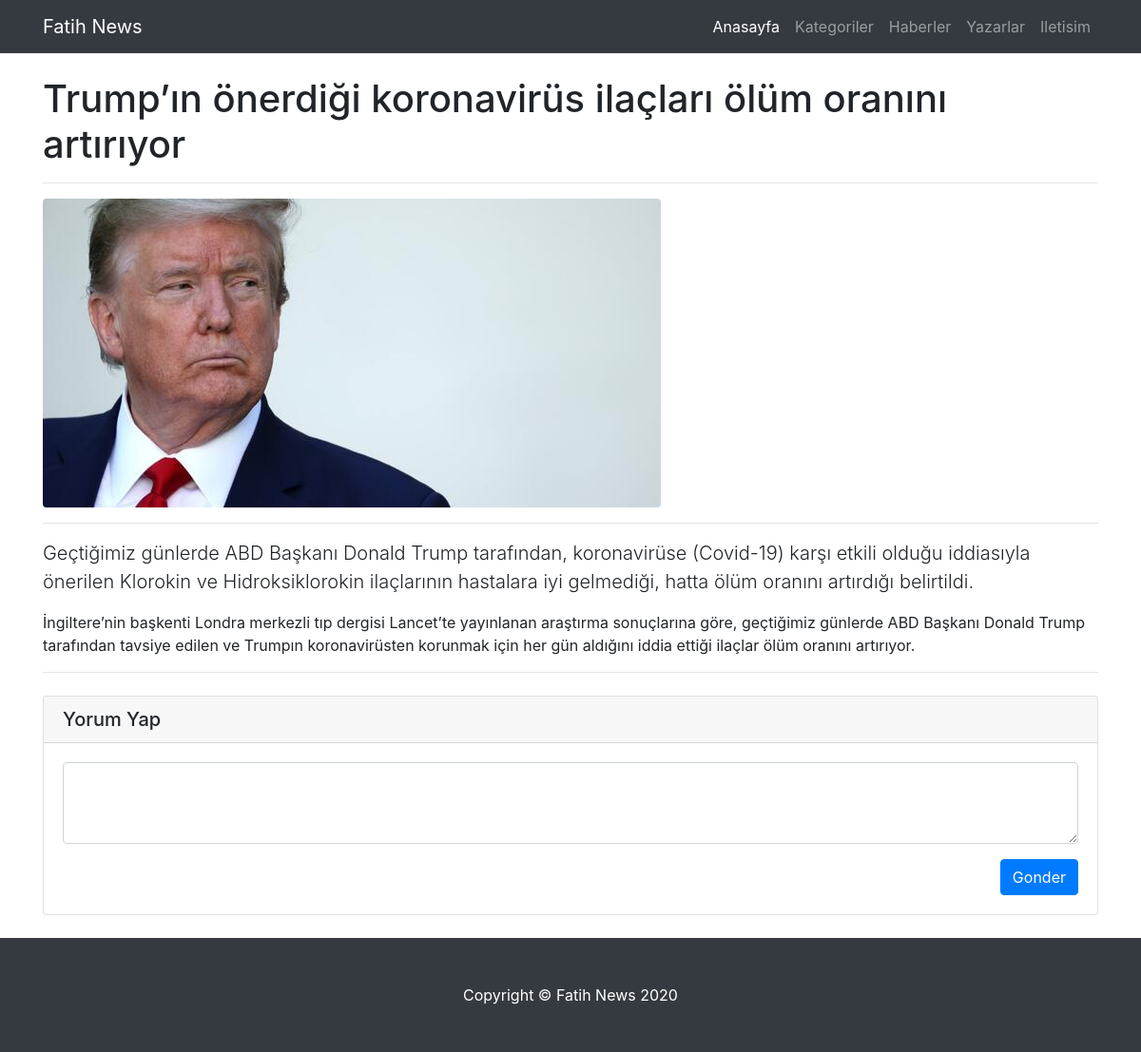
Screenshot of /haber_detay.php?id=4 with the database file from the repository.
### tables this page shows
CREATE TABLE `news` (
  `news_title` longtext DEFAULT NULL,
  `news_detail` longtext DEFAULT NULL,
  `news_content` longtext DEFAULT NULL,
  `news_id` int(11) NOT NULL,
  `news_is_breaking` int(11) DEFAULT NULL,
  `news_image_large` varchar(45) DEFAULT NULL,
  `news_image_small` varchar(45) DEFAULT NULL,
  `news_type` int(11) DEFAULT NULL
);

### haber_detay.php (the view, shortened to what this page needs)
<?php
$db = new MyDB();
$id = $_GET["id"];
$news_sql = "SELECT * FROM news WHERE news_id=$id";
$news_result = $db->query($news_sql);
?>
<!DOCTYPE html>
<html lang="en">
<head>
    <link href="vendor/bootstrap/css/bootstrap.min.css" rel="stylesheet">
    <link href="css/home.css" rel="stylesheet">
</head>
<body>
    <nav class="navbar navbar-expand-lg navbar-dark bg-dark fixed-top">
        <div class="container">
            <a class="navbar-brand" href="index.php">Fatih News</a>
            <div class="collapse navbar-collapse" id="navbarResponsive">
                <ul class="navbar-nav ml-auto">
                    <li class="nav-item active">
                        <a class="nav-link" href="#">Anasayfa
                        </a>
                    </li>
                    <li class="nav-item">
                        <a class="nav-link" href="#">Kategoriler</a>
                    </li>
                    <li class="nav-item">
                        <a class="nav-link" href="haberler.php">Haberler</a>
                    </li>
                    <li class="nav-item">
                        <a class="nav-link" href="yazarlar.php">Yazarlar</a>
                    </li>
                    <li class="nav-item">
                        <a class="nav-link" href="iletisim.php">Iletisim</a>
                    </li>
                </ul>
            </div>
        </div>
    </nav>
    <div class="container">
        <div class="row">
            <div class="col-lg-12">
                <?php
                    while ($row = $news_result->fetchArray()) { ?>
                        <h1 class="mt-4"><?php echo $row['news_title']; ?></h1>
                        <hr>
                        <img class="img-fluid rounded" src="images/<?php echo $row["news_image_large"]; ?>" alt="">
                        <hr>
                        <p class="lead"><?php echo $row['news_detail']; ?></p>
                        <p><?php echo $row['news_content']; ?></p>
                <?php
                    }
                ?>
                <hr>
                <div class="card my-4">
                    <h5 class="card-header">Yorum Yap</h5>
                    <div class="card-body">
                        <form>
                            <div class="form-group">
                                <textarea class="form-control" rows="3"></textarea>
                            </div>
                            <button type="submit" class="btn btn-primary float-right">Gonder</button>
                        </form>
                    </div>
                </div>
            </div>
        </div>
    </div>
    <footer class="py-5 bg-dark">
        <div class="container">
            <p class="m-0 text-center text-white">Copyright &copy; Fatih News 2020</p>
        </div>
    </footer>
</body>
</html>

### css/home.css (style rules this page uses)
body { padding-top: 56px; }

### rows the page displays
news: news_title "Trump’ın önerdiği koronavirüs ilaçları ölüm oranını artırıyor", news_image_large (picture), news_detail "Geçtiğimiz günlerde ABD Başkanı Donald Trump tarafından, koronavirüse (Covid-19) karşı etkili olduğu iddiasıyla önerilen Klorokin ve Hidroksiklorokin ilaçlarının hastalara iyi gelmediği, hatta ölüm oranını artırdığı belirtildi.", news_content "İngiltere’nin başkenti Londra merkezli tıp dergisi Lancet’te yayınlanan araştırma sonuçlarına göre, geçtiğimiz günlerde ABD Başkanı Donald Trump tarafından tavsiye edilen ve Trumpın koronavirüsten korunmak için her gün aldığını iddia ettiği ilaçlar ölüm oranını artırıyor."
